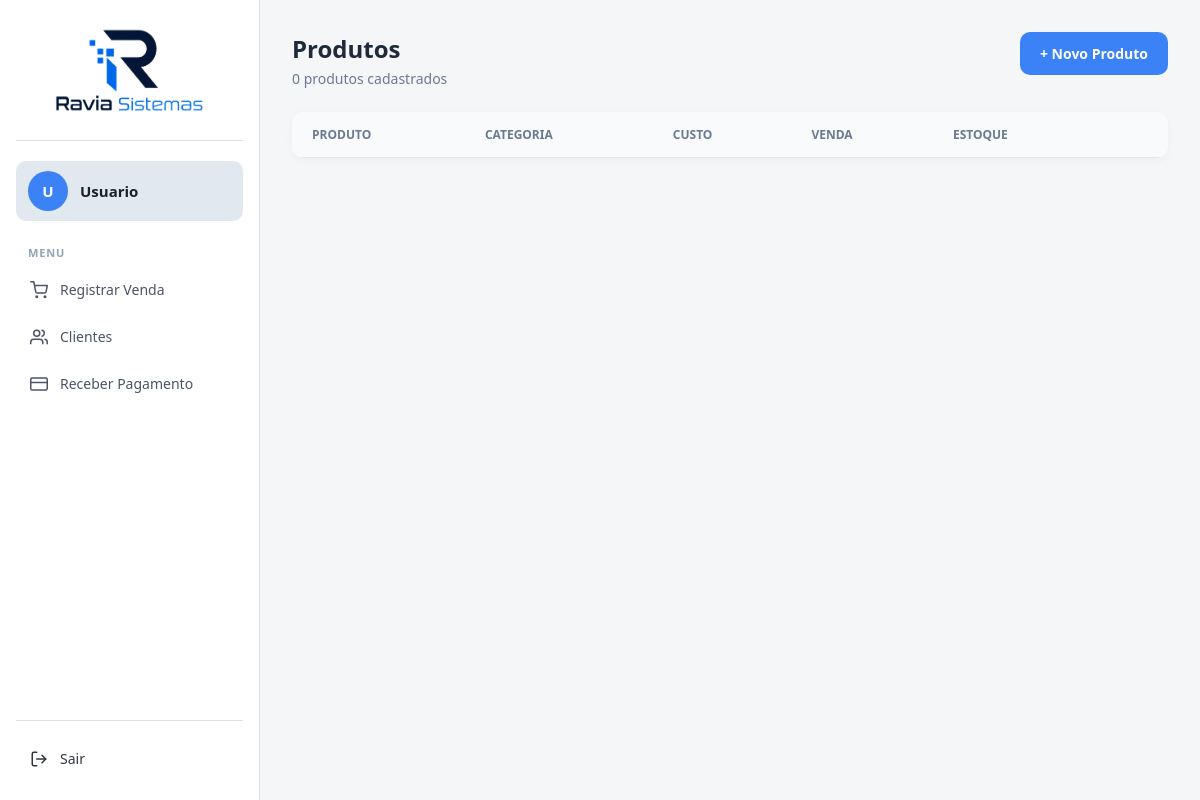
Before: /produtos_listar.php (signed in) with the older database file.
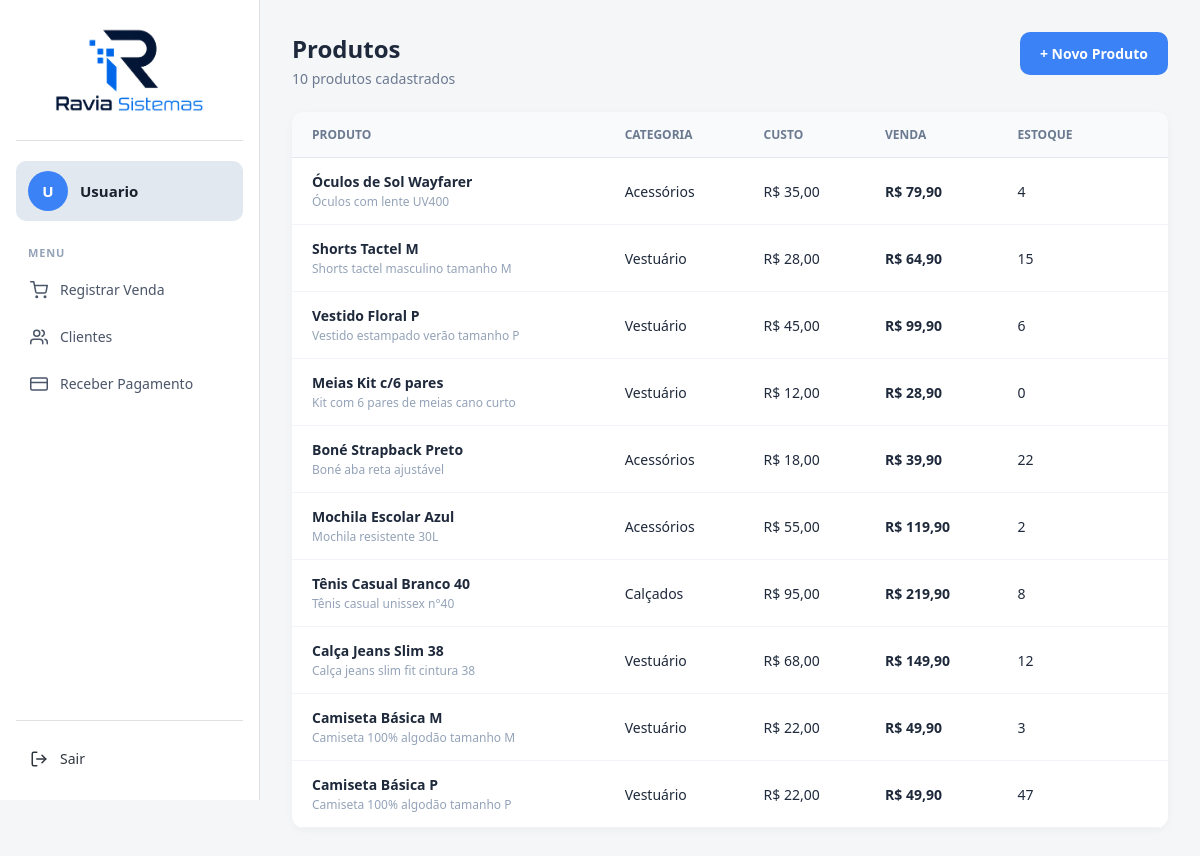
After: the same page with the newer database file.
### tables this page shows
CREATE TABLE `produto` (
  `id` int(11) NOT NULL,
  `nome` varchar(150) NOT NULL,
  `descricao` varchar(255) DEFAULT NULL,
  `categoria` varchar(100) DEFAULT NULL,
  `valor_custo` decimal(10,2) NOT NULL DEFAULT 0.00,
  `valor_venda` decimal(10,2) NOT NULL DEFAULT 0.00,
  `estoque` int(11) NOT NULL DEFAULT 0,
  `criado_em` timestamp NOT NULL DEFAULT current_timestamp()
);

### controllers/ProdutoController.php (called while the page is built, shortened)
<?php
require_once __DIR__ . '/../services/ProdutoService.php';
class ProdutoController
{
    private $service;
    public function __construct($pdo)
    {
        $this->service = new ProdutoService($pdo);
    }
    public function listar()
    {
        $produtos = $this->service->listarTodos();
        require __DIR__ . '/../views/produtos/listar.php';
    }
}

### produtos_listar.php (called while the page is built, shortened)
<?php
require_once 'config/conexao.php';
require_once 'controllers/ProdutoController.php';
$controller = new ProdutoController($pdo);
$controller->listar();

### services/ProdutoService.php (called while the page is built, shortened)
<?php
require_once __DIR__ . '/../models/Produto.php';
class ProdutoService
{
    private $pdo;
    public function __construct($pdo)
    {
        $this->pdo = $pdo;
    }
    public function listarTodos()
    {
        $stmt = $this->pdo->query("SELECT * FROM produto ORDER BY id DESC");
        $linhas = $stmt->fetchAll(PDO::FETCH_ASSOC);
        $produtos = [];
        foreach ($linhas as $linha) {
            $produtos[] = new Produto($linha);
        }
        return $produtos;
    }
}

### models/Produto.php (called while the page is built, shortened)
<?php
class Produto
{
    public function __construct($dados = [])
    {
        $this->nome = $dados['nome'] ?? '';
        $this->descricao = $dados['descricao'] ?? '';
        $this->categoria = $dados['categoria'] ?? '';
        $this->valor_custo = $dados['valor_custo'] ?? 0;
        $this->valor_venda = $dados['valor_venda'] ?? 0;
        $this->estoque = $dados['estoque'] ?? 0;
    }
}

### views/produtos/listar.php (the view)
<?php require __DIR__ . '/../../includes/header_app.php'; ?>
<div class="topo-pagina">
    <div>
        <h1>Produtos</h1>
        <p class="subtitulo-pagina"><?php echo count($produtos); ?> produtos cadastrados</p>
    </div>
    <a href="produto_cadastro.php" class="botao-novo">+ Novo Produto</a>
</div>
<table class="tabela-produtos">
    <thead>
        <tr>
            <th>PRODUTO</th>
            <th>CATEGORIA</th>
            <th>CUSTO</th>
            <th>VENDA</th>
            <th>ESTOQUE</th>
            <th></th>
        </tr>
    </thead>
    <tbody>
        <?php foreach ($produtos as $produto): ?>
        <tr>
            <td>
                <strong><?php echo htmlspecialchars($produto->nome); ?></strong>
                <br>
                <span class="texto-secundario"><?php echo htmlspecialchars($produto->descricao); ?></span>
            </td>
            <td><?php echo htmlspecialchars($produto->categoria); ?></td>
            <td>R$ <?php echo number_format($produto->valor_custo, 2, ',', '.'); ?></td>
            <td><strong>R$ <?php echo number_format($produto->valor_venda, 2, ',', '.'); ?></strong></td>
            <td><?php echo $produto->estoque; ?></td>
            <td></td>
        </tr>
        <?php endforeach; ?>
    </tbody>
</table>
<?php require __DIR__ . '/../../includes/footer_app.php'; ?>

### includes/header_app.php (shortened to what this page needs)
<!DOCTYPE html>
<html lang="pt-br">
<head>
<link rel="stylesheet" href="css/style.css">
<link rel="stylesheet" href="css/notificacao.css">
</head>
<body>
    <div class="app-wrapper">
        <aside class="menu-lateral">
            <div class="bloco-logo">
                <div class="icone-quadrado">
                    <img src="img/logo/ravia_sistemas_logo_3.png" alt="RAVIA Sistemas">
                </div>
            </div>
            <div class="bloco-usuario">
                <div class="icone-redondo">U</div>
                <div class="textos">
                    <strong>Usuario</strong>
                </div>
            </div>
            <p class="titulo-secao">Menu</p>
            <nav class="links-menu">
                <a href="registrar_venda.php" class="item">
                    <svg viewBox="0 0 24 24"><circle cx="9" cy="21" r="1"/><circle cx="20" cy="21" r="1"/><path d="M1 1h4l2.7 13.4a2 2 0 0 0 2 1.6h9.7a2 2 0 0 0 2-1.6L23 6H6"/></svg>
                    <span>Registrar Venda</span>
                </a>
                <a href="cliente_listar.php" class="item">
                    <svg viewBox="0 0 24 24"><path d="M17 21v-2a4 4 0 0 0-4-4H5a4 4 0 0 0-4 4v2"/><circle cx="9" cy="7" r="4"/><path d="M23 21v-2a4 4 0 0 0-3-3.87"/><path d="M16 3.13a4 4 0 0 1 0 7.75"/></svg>
                    <span>Clientes</span>
                </a>
                <a href="#" class="item">
                    <svg viewBox="0 0 24 24"><rect x="1" y="4" width="22" height="16" rx="2"/><line x1="1" y1="10" x2="23" y2="10"/></svg>
                    <span>Receber Pagamento</span>
                </a>
            </nav>
            <div class="botao-sair">
                <a href="logout.php">
                    <svg viewBox="0 0 24 24"><path d="M9 21H5a2 2 0 0 1-2-2V5a2 2 0 0 1 2-2h4"/><polyline points="16 17 21 12 16 7"/><line x1="21" y1="12" x2="9" y2="12"/></svg>
                    <span>Sair</span>
                </a>
            </div>
        </aside>
        <main class="conteudo">

### includes/footer_app.php (shortened to what this page needs)
</main>
    </div>
</body>
</html>

### css/style.css (style rules this page uses)
* { box-sizing: border-box; margin: 0; padding: 0; font-family: 'Segoe UI', Arial, sans-serif; }
body { min-height: 100vh; margin: 0; background: #f5f6f8; }
.app-wrapper { display: flex; min-height: 100vh; width: 100%; }
.conteudo { flex: 1; min-width: 0; padding: 32px; background: #f5f6f8; }
.topo-pagina { display: flex; justify-content: space-between; align-items: flex-start; margin-bottom: 24px; }
.topo-pagina h1 { color: #1e293b; font-size: 24px; }
.subtitulo-pagina { color: #6b7a90; font-size: 14px; margin-top: 4px; }
.tabela-produtos { width: 100%; border-collapse: collapse; background: #fff; border-radius: 12px; overflow: hidden; box-shadow: 0 2px 8px rgba(0, 0, 0, 0.04); }
.tabela-produtos th { text-align: left; padding: 14px 20px; font-size: 12px; color: #6b7a90; background: #f8fafc; border-bottom: 1px solid #e2e8f0; }
.tabela-produtos td { padding: 14px 20px; font-size: 14px; color: #1e293b; border-bottom: 1px solid #f1f5f9; }
.texto-secundario { color: #94a3b8; font-size: 12px; }
.botao-novo { background: #3b82f6; color: #fff; text-decoration: none; padding: 12px 20px; border-radius: 10px; font-size: 14px; font-weight: 600; white-space: nowrap; }
.menu-lateral { width: 260px; flex-shrink: 0; position: sticky; top: 0; height: 100vh; overflow-y: auto; background-color: #ffffff; border-right: 1px solid #e0e0e0; display: flex; flex-direction: column; padding: 20px 16px; }
.bloco-logo { display: flex; align-items: center; justify-content: center; margin-bottom: 20px; padding-bottom: 20px; border-bottom: 1px solid #e0e0e0; }
.icone-quadrado { width: 150px; height: 100px; border-radius: 8px; overflow: hidden; }
.icone-quadrado img { width: 100%; height: 100%; object-fit: contain; display: block; }
.bloco-usuario { display: flex; align-items: center; gap: 12px; margin-bottom: 24px; padding: 10px 12px; background-color: #e2e8f0; border-radius: 10px; }
.icone-redondo { width: 40px; height: 40px; flex-shrink: 0; background-color: #3b82f6; color: #fff; border-radius: 50%; display: flex; align-items: center; justify-content: center; font-weight: 700; font-size: 15px; text-transform: uppercase; }
.textos strong { display: block; font-size: 15px; color: #1a202c; white-space: nowrap; overflow: hidden; text-overflow: ellipsis; }
.titulo-secao { font-size: 11px; font-weight: 600; letter-spacing: 0.08em; text-transform: uppercase; color: #94a3b8; margin: 0 12px 8px; }
.links-menu { display: flex; flex-direction: column; gap: 4px; flex-grow: 1; }
.item { display: flex; align-items: center; gap: 12px; padding: 12px 14px; text-decoration: none; color: #4a5568; border-radius: 10px; font-size: 14px; font-weight: 500; transition: background-color 0.2s, color 0.2s, transform 0.2s; }
.item svg { width: 18px; height: 18px; flex-shrink: 0; stroke: currentColor; fill: none; stroke-width: 2; stroke-linecap: round; stroke-linejoin: round; }
.botao-sair { margin-top: auto; padding-top: 16px; border-top: 1px solid #e0e0e0; }
.botao-sair a { display: flex; align-items: center; gap: 12px; padding: 12px 14px; border-radius: 10px; color: #2f353e; text-decoration: none; font-size: 14px; font-weight: 500; transition: background-color 0.2s, color 0.2s; }
.botao-sair a svg { width: 18px; height: 18px; stroke: currentColor; fill: none; stroke-width: 2; stroke-linecap: round; stroke-linejoin: round; }

Changed rows visible on the page:
added produto: nome "Óculos de Sol Wayfarer", descricao "Óculos com lente UV400", categoria "Acessórios", valor_custo "35,00", valor_venda "79,90", estoque "4"
added produto: nome "Shorts Tactel M", descricao "Shorts tactel masculino tamanho M", categoria "Vestuário", valor_custo "28,00", valor_venda "64,90", estoque "15"
added produto: nome "Vestido Floral P", descricao "Vestido estampado verão tamanho P", categoria "Vestuário", valor_custo "45,00", valor_venda "99,90", estoque "6"
added produto: nome "Meias Kit c/6 pares", descricao "Kit com 6 pares de meias cano curto", categoria "Vestuário", valor_custo "12,00", valor_venda "28,90", estoque "0"
added produto: nome "Boné Strapback Preto", descricao "Boné aba reta ajustável", categoria "Acessórios", valor_custo "18,00", valor_venda "39,90", estoque "22"
added produto: nome "Mochila Escolar Azul", descricao "Mochila resistente 30L", categoria "Acessórios", valor_custo "55,00", valor_venda "119,90", estoque "2"
added produto: nome "Tênis Casual Branco 40", descricao "Tênis casual unissex n°40", categoria "Calçados", valor_custo "95,00", valor_venda "219,90", estoque "8"
added produto: nome "Calça Jeans Slim 38", descricao "Calça jeans slim fit cintura 38", categoria "Vestuário", valor_custo "68,00", valor_venda "149,90", estoque "12"
added produto: nome "Camiseta Básica M", descricao "Camiseta 100% algodão tamanho M", categoria "Vestuário", valor_custo "22,00", valor_venda "49,90", estoque "3"
added produto: nome "Camiseta Básica P", descricao "Camiseta 100% algodão tamanho P", categoria "Vestuário", valor_custo "22,00", valor_venda "49,90", estoque "47"
Other visible differences:
count($produtos): "0" → "10"
